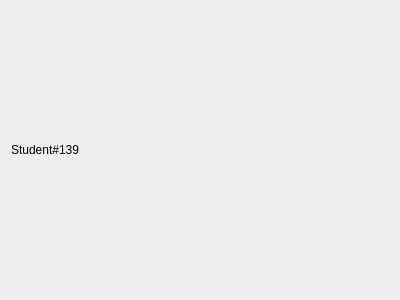
<?xml version="1.0" encoding="UTF-8"?>
<ui version="4.0">
 <class>AboutDialog</class>
 <widget class="QDialog" name="AboutDialog">
  <property name="geometry">
   <rect>
    <x>0</x>
    <y>0</y>
    <width>400</width>
    <height>300</height>
   </rect>
  </property>
  <property name="windowTitle">
   <string>Dialog</string>
  </property>
  <layout class="QGridLayout" name="gridLayout">
   <item row="0" column="0">
    <widget class="QLabel" name="label">
     <property name="text">
      <string>Student#139</string>
     </property>
    </widget>
   </item>
  </layout>
 </widget>
 <resources/>
 <connections/>
</ui>
